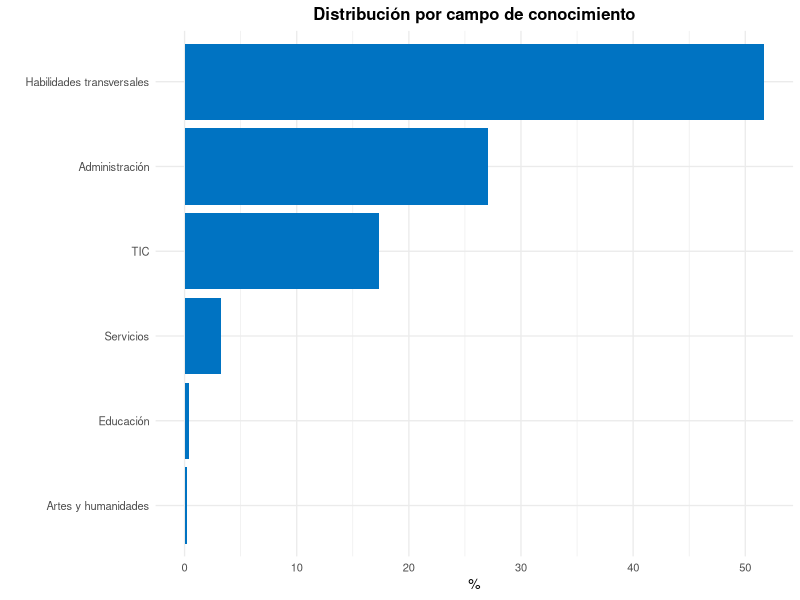
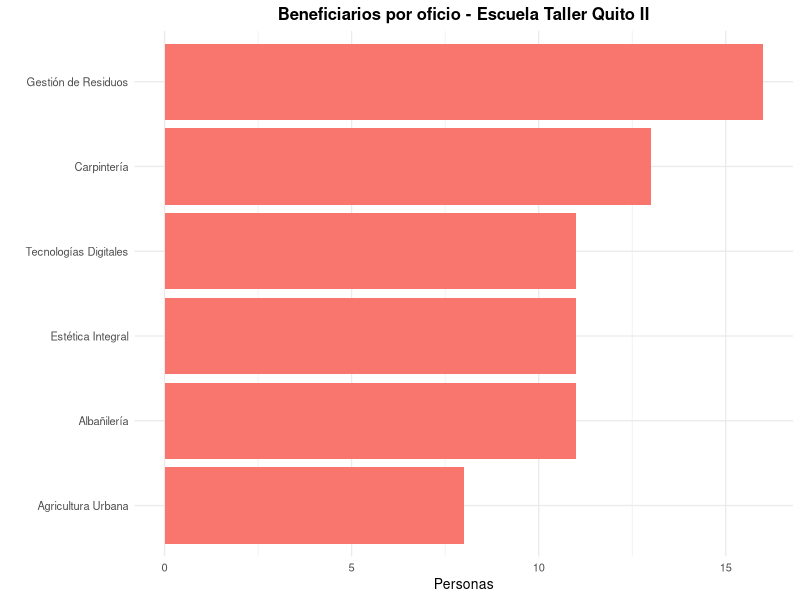
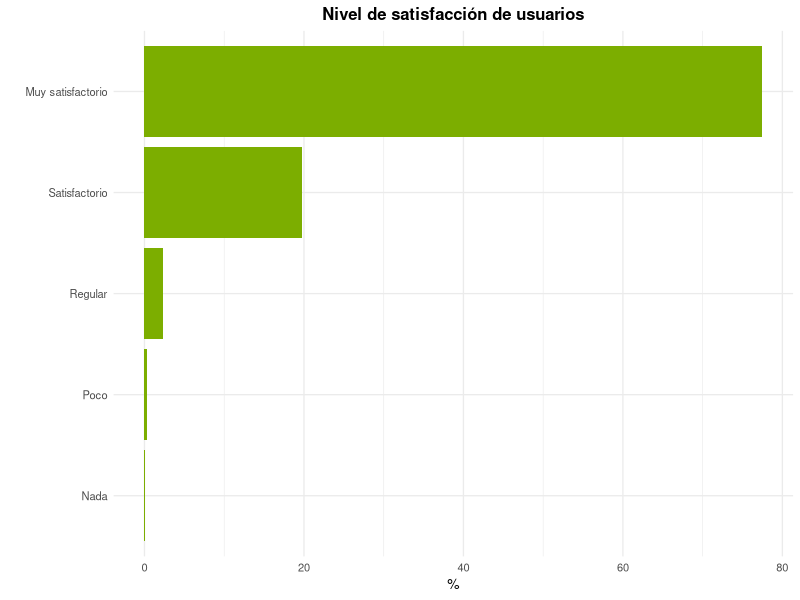

Recreate these plots in R, in order.
## ---- chunk 1
#carga de librerias
library(readr)
library(dplyr)
library(kableExtra)
library(ggplot2)

## ---- chunk 2
capacitacion <- read_csv("data/capacitacion.csv")
kable(capacitacion, caption = "Personas capacitadas por trimestre") %>%
  kable_styling(latex_options = c("striped", "hold_position"), font_size = 10)
## ---- chunk 3
campos <- read_csv("data/campos_conocimiento.csv")
ggplot(campos, aes(x = reorder(Campo, Porcentaje), y = Porcentaje)) +
  geom_col(fill = "#0073C2FF") +
  coord_flip() +
  labs(title = "Distribución por campo de conocimiento", x = "", y = "%") +
  theme_minimal(base_size = 10) +
  theme(plot.title = element_text(face = "bold", hjust = 0.5))
## ---- chunk 4
perfil <- read_csv("data/perfil.csv")
kable(perfil, caption = "Distribución de usuarios por características demográficas") %>%
  kable_styling(latex_options = c("striped", "hold_position"), font_size = 10)
## ---- chunk 5
ferias <- read_csv("data/ferias.csv")
kable(ferias, caption = "Resumen de ferias de empleo 2024") %>%
  kable_styling(latex_options = c("striped", "hold_position"), font_size = 10)
## ---- chunk 6
bolsa <- read_csv("data/bolsa.csv")
kable(bolsa, caption = "Indicadores de la Bolsa Metropolitana de Empleo") %>%
  kable_styling(latex_options = c("striped", "hold_position"), font_size = 10)
## ---- chunk 7
escuela <- read_csv("data/escuela_taller.csv")
ggplot(escuela, aes(x = reorder(Oficio, Beneficiarios), y = Beneficiarios)) +
  geom_col(fill = "#F8766D") +
  coord_flip() +
  labs(title = "Beneficiarios por oficio - Escuela Taller Quito II", x = "", y = "Personas") +
  theme_minimal(base_size = 10) +
  theme(plot.title = element_text(face = "bold", hjust = 0.5))
## ---- chunk 8
satisfaccion <- tibble(
Nivel = c("Muy satisfactorio", "Satisfactorio", "Regular", "Poco", "Nada"),
Porcentaje = c(77.47, 19.80, 2.32, 0.30, 0.10))

ggplot(satisfaccion, aes(x = reorder(Nivel, Porcentaje), y = Porcentaje)) +
  geom_col(fill = "#7CAE00") +
  coord_flip() +
  labs(title = "Nivel de satisfacción de usuarios", x = "", y = "%") +
  theme_minimal(base_size = 10) +
  theme(plot.title = element_text(face = "bold", hjust = 0.5))
